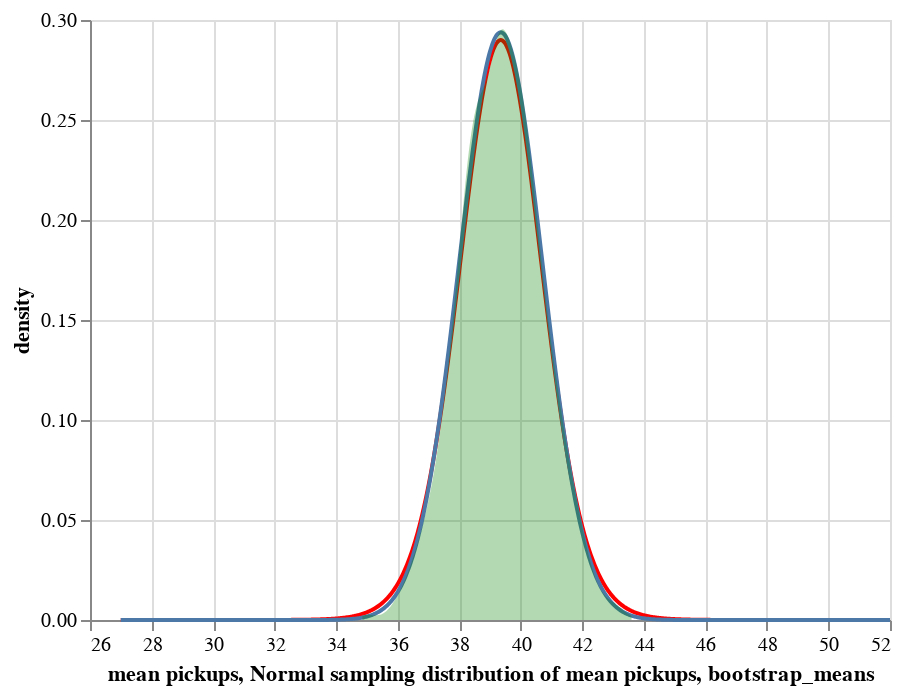

Notebook code cell kept with this figure:
### Markdown cell above
### Question 1.3.2 Visualize and compare uncertainty distributions (5 points)

Visualize all three distributions you have constructed so far in a single plot. 

Hint: if you have saved your previous plots in three separate variables and made them with different enough encodings that they can be distinguished by eye, this answer can be as simple as `pickups_bootstrap_chart + pickups_se_chart + pickups_t_chart`

### Code cell
pickups_se_chart_t + pickups_se_chart + density_chart

### Figure 1 — Vega-Lite specification as saved in the notebook (floating-point values rounded to 4 significant figures; data arrays with more than 128 entries replaced by an {"elided": "..."} marker saying what was removed)
{"config": {"view": {"continuousWidth": 400, "continuousHeight": 300}}, "layer": [{"data": {"name": "data-091d0fb1b3884e3ad867a6cb767e4095"}, "mark": {"type": "line", "color": "red"}, "encoding": {"x": {"type": "quantitative", "field": "mean pickups"}, "y": {"type": "quantitative", "field": "density"}}}, {"data": {"name": "data-6bea48c5902aa24ab28e2162b48efe34"}, "mark": "line", "encoding": {"x": {"type": "quantitative", "field": "Normal sampling distribution of mean pickups"}, "y": {"type": "quantitative", "field": "density"}}}, {"data": {"name": "data-f3fcf97b5adaa4a381e0a1a63f3c1581"}, "mark": {"type": "area", "color": "green", "opacity": 0.3}, "encoding": {"x": {"type": "quantitative", "field": "bootstrap_means"}, "y": {"type": "quantitative", "field": "density"}}, "transform": [{"density": "bootstrap_means", "as": ["bootstrap_means", "density"]}]}], "$schema": "https://vega.github.io/schema/vega-lite/v4.8.1.json", "datasets": {"data-091d0fb1b3884e3ad867a6cb767e4095": {"elided": "1001 records"}, "data-6bea48c5902aa24ab28e2162b48efe34": {"elided": "1001 records"}, "data-f3fcf97b5adaa4a381e0a1a63f3c1581": {"elided": "5000 records"}}}
